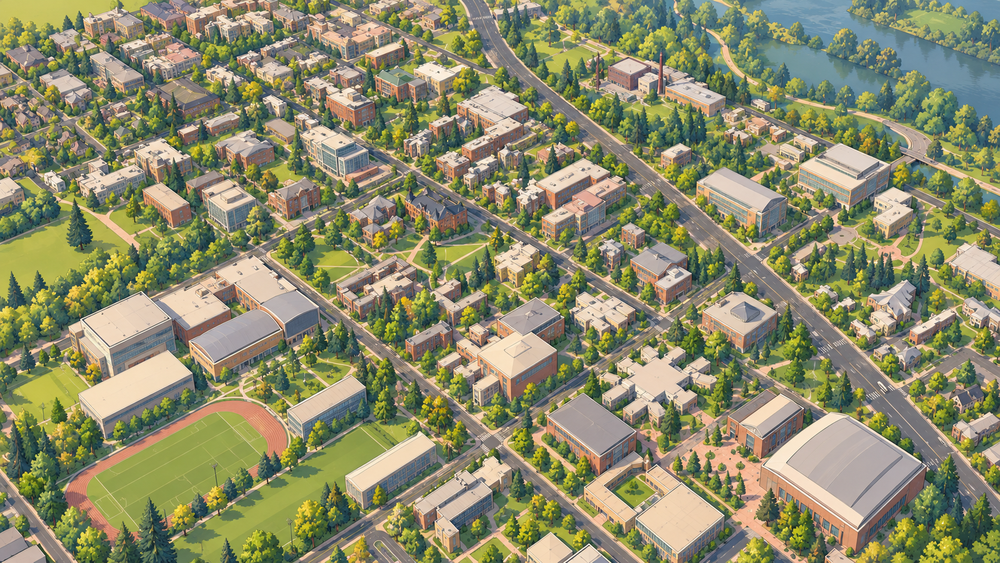
#> input picture style/architectural-toon-realism/mockups/uo-campus-concept.png, 1000 x 563 px, shrunk from 1672 x 941 before the run
$ python -i canopy_cues.py   (imports and definitions only)
#> lines starting #> are read from the running program, lines starting #| are printed output that depends on the picture
# SPDX-License-Identifier: Apache-2.0
"""RGB aerial cues for illustrative vegetation placement, not a tree inventory."""
import math
import numpy as np
from scipy.ndimage import uniform_filter


def canopy_probability(rgb):
    """Smoothed dark/textured-green cue for north-up, 0..255 RGB imagery.

    This heuristic can confuse shadows, shrubs and trees. It does not infer
    species, stem locations or heights. Pair it with inspected source imagery,
    georeferencing, footprint/path exclusions and explicit inference notes.
    """
    rgb=np.asarray(rgb,dtype=np.float32)
    if rgb.ndim != 3 or rgb.shape[0] != 3 or min(rgb.shape[1:]) < 1:
        raise ValueError('Expected three nonempty RGB bands')
    if not np.isfinite(rgb).all() or rgb.min()<0 or rgb.max()>255:
        raise ValueError('Expected finite RGB values in 0..255')
    red,green,blue=rgb
    brightness=rgb.mean(axis=0)
    local_mean=uniform_filter(brightness,size=9)
    texture=np.sqrt(np.maximum(0,uniform_filter(brightness**2,size=9)-local_mean**2))
    candidate=(green-red>2)&(green-blue>8)&(brightness<143)&(texture>3)
    return uniform_filter(candidate.astype(np.float32),size=11)


def sample_north_up(cue, bounds, east_m, north_m):
    """Sample a north-up raster at local XY; bounds are west,south,east,north.

    No guessed CRS conversion: callers must supply matching map coordinates.
    Out-of-bounds coordinates return zero. North maps to the first image row.
    """
    cue=np.asarray(cue)
    if cue.ndim != 2 or min(cue.shape)<1:
        raise ValueError('Expected a nonempty 2D cue')
    west,south,east,north=map(float,bounds)
    if not all(math.isfinite(v) for v in [west,south,east,north,east_m,north_m]) or west>=east or south>=north:
        raise ValueError('Invalid raster bounds/coordinates')
    if not west<=east_m<east or not south<north_m<=north:
        return 0.0
    u=int((east_m-west)/(east-west)*cue.shape[1])
    v=int((north-north_m)/(north-south)*cue.shape[0])
    return float(cue[min(v,cue.shape[0]-1),min(u,cue.shape[1]-1)])

>>> import cv2
>>> picture = cv2.imread('../../style/architectural-toon-realism/mockups/uo-campus-concept.png', cv2.IMREAD_GRAYSCALE)
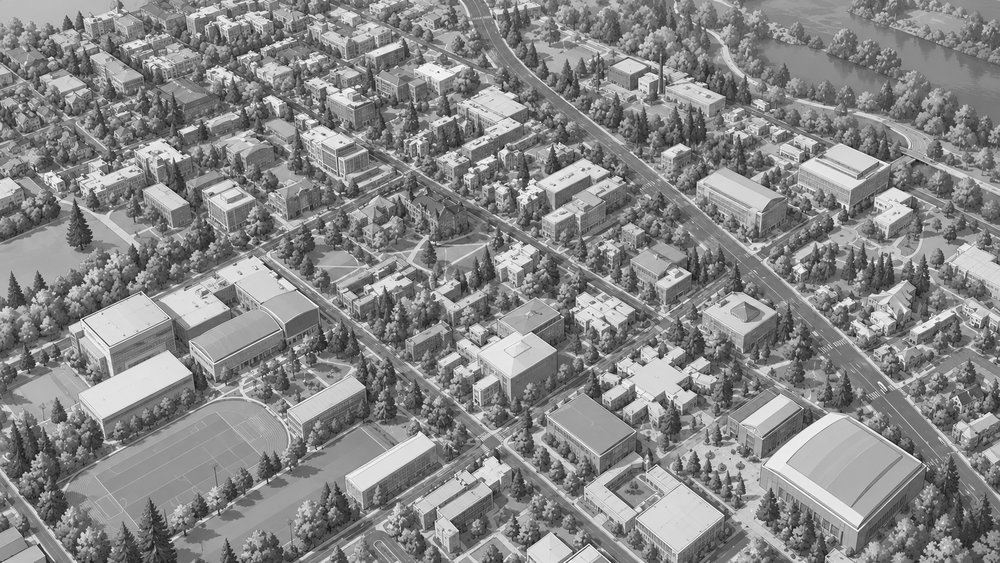
#> picture: shape (563, 1000); min 13, max 255, mean 135.2
>>> result = canopy_probability(picture)
#> (the run stopped early here; a loop or call above may not have finished)
